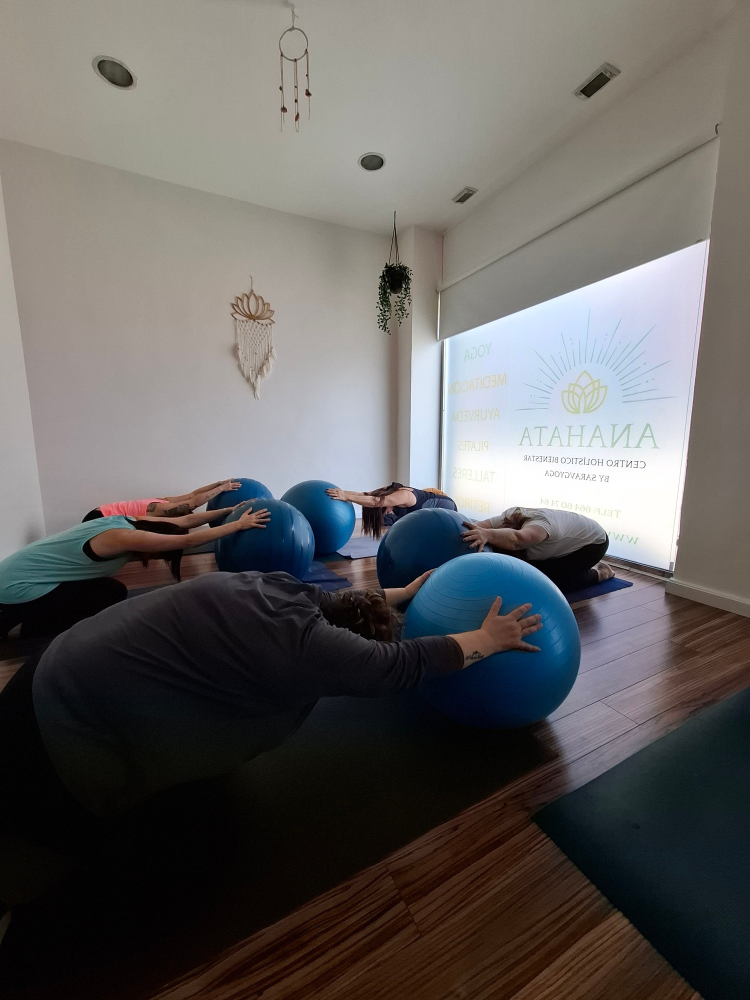
#> input picture anahata/assets/img/originales/pilates-fitball.jpg, 1500 x 2000 px (shown at 1/2 size)
$ python _fotos.py
#> lines starting #> are read from the running program, lines starting #| are printed output that depends on the picture
#> in generar, img is the input picture: PIL image 1500x2000 RGB; mean R, G, B 99.8, 97.5, 95.9
# -*- coding: utf-8 -*-
"""Recorta y optimiza las fotos originales a los huecos de la web.
   Uso: python3 _fotos.py   ·  Los originales viven en assets/img/originales/"""
from PIL import Image, ImageOps
import os

ORIG = "assets/img/originales"
OUT  = "assets/img"

# (origen, destino, ancho, alto, foco vertical, [foco horizontal])
# foco 0 = arriba/izquierda · 0.5 = centro · 1 = abajo/derecha
TRABAJOS = [
    # Cinco fotos originales → cinco imágenes. Ni una escena repetida.
    ("pilates-fitball.jpg", "portada.jpg",   1920, 1280, 0.46, 0.50, 1.00),  # portada
    ("sara-desierto.jpg",   "sara.jpg",       900, 1200, 0.42, 0.50, 1.00),  # Sara, en «Sobre mí»
    ("grupo-pequeno.jpg",   "comunidad.jpg", 1200,  900, 0.46, 0.50, 1.00),
    # --- comunidad: cuatro miradas al grupo, en 4:3 para que no se corten las caras ---
    ("grupo-grande.jpg",    "tribu.jpg",     1200,  900, 0.78, 0.50, 1.00),
    ("pilates-fitball.jpg", "practica.jpg",  1200,  900, 0.46, 0.66, 1.75),
    ("pilates-suelo.jpg",   "circulo.jpg",   1200,  900, 0.52, 0.30, 1.55),
    ("retiro-mesa.jpg",     "retiro.jpg",    1920,  900, 0.18, 0.50, 1.00),  # banda de llamada a la acción
]

def recortar(img, w, h, foco_v=0.5, foco_h=0.5, zoom=1.0):
    """Recorta al aspecto pedido respetando el foco, con acercamiento opcional."""
#> called with w = 1920, h = 1280, foco_v = 0.46, foco_h = 0.5, zoom = 1
    ow, oh = img.size
#> ow = 1500; oh = 2000
    objetivo = w / h
    # ventana de recorte del mayor tamaño posible, reducida por el zoom
    if ow / oh > objetivo:
        nh = oh / zoom
        nw = nh * objetivo
    else:
        nw = ow / zoom
#> nw = 1500
        nh = nw / objetivo
#> nh = 1000
    nw, nh = min(int(nw), ow), min(int(nh), oh)
    izq    = int((ow - nw) * foco_h)
#> izq = 0
    arriba = int((oh - nh) * foco_v)
#> arriba = 460
    caja = (izq, arriba, izq + nw, arriba + nh)
#> caja = (0, 460, 1500, 1460)
    return img.crop(caja).resize((w, h), Image.LANCZOS)
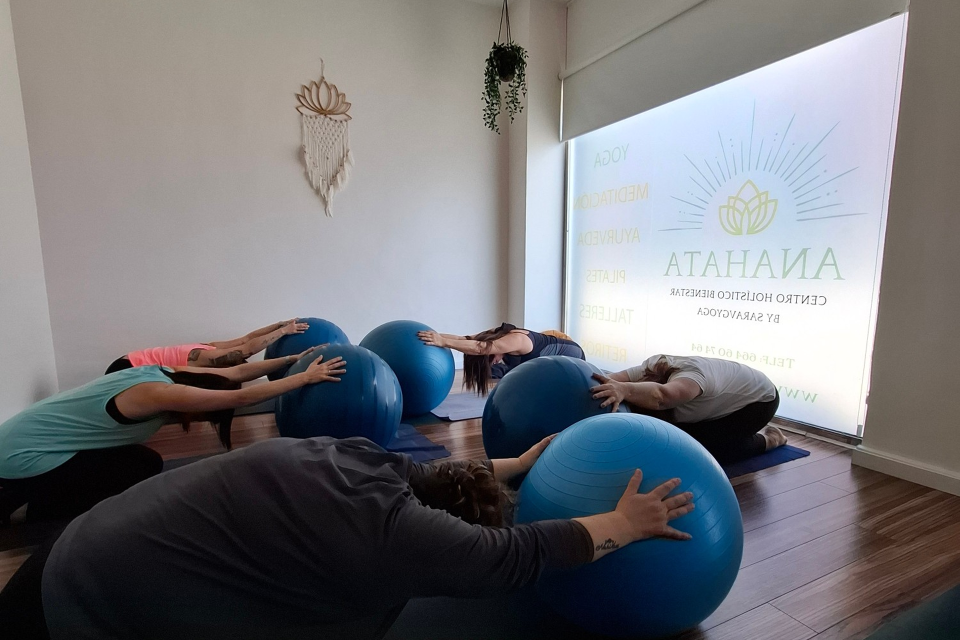
#> returned value: PIL image 1920x1280 RGB (shown at 1/2 size); mean R, G, B 118.2, 118.8, 122.6
#> pass 3 of the loop in generar, `for origen, destino, w, h, fv, fh, zoom in TRABAJOS:`:
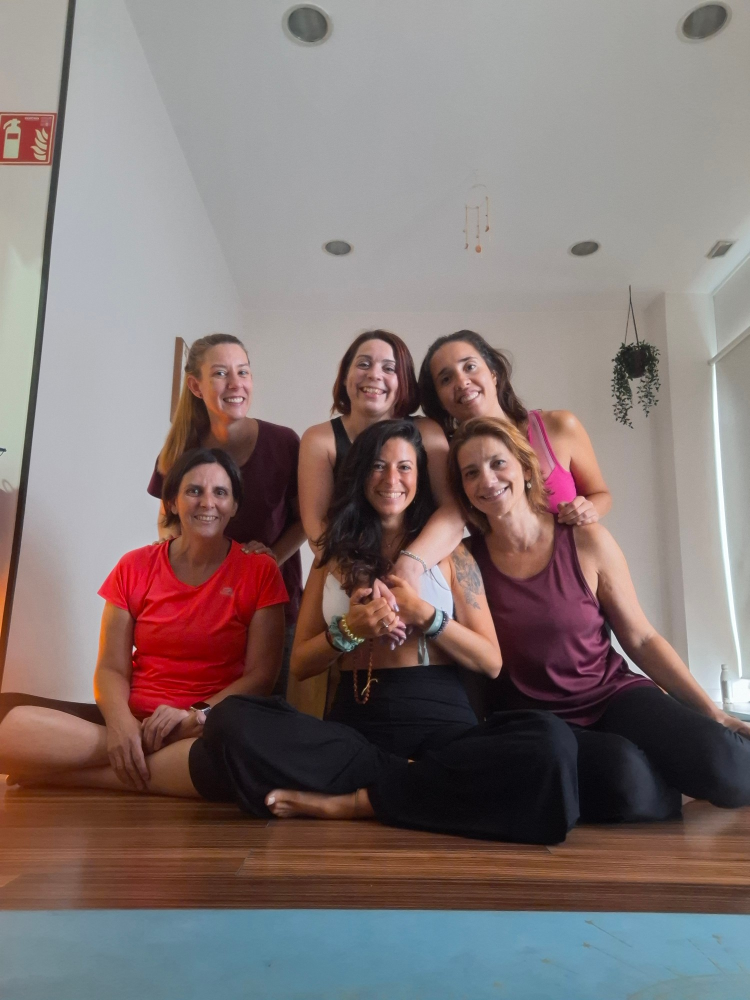
#> input picture anahata/assets/img/originales/grupo-pequeno.jpg, 1500 x 2000 px (shown at 1/2 size)
#> in generar, img is the input picture: PIL image 1500x2000 RGB; mean R, G, B 130.6, 116.9, 115.2
#> in recortar (call 3), `return img.crop(caja).resize((w, h), Image.LANCZOS)`:
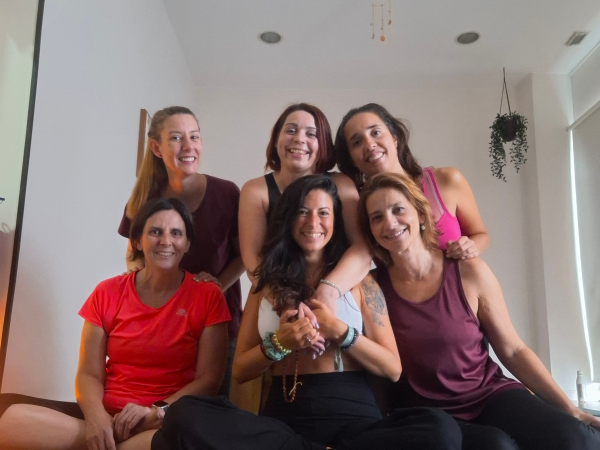
#> returned value: PIL image 1200x900 RGB (shown at 1/2 size); mean R, G, B 136.5, 113.6, 111.2
#> the loop made 7 passes; the first 3 are shown

def generar():
    total = 0
    for origen, destino, w, h, fv, fh, zoom in TRABAJOS:
        ruta = os.path.join(ORIG, origen)
        if not os.path.exists(ruta):
            print(f"  falta {origen}"); continue
        img = ImageOps.exif_transpose(Image.open(ruta)).convert("RGB")
        recortar(img, w, h, fv, fh, zoom).save(os.path.join(OUT, destino), "JPEG",
                                               quality=84, optimize=True, progressive=True)
        kb = os.path.getsize(os.path.join(OUT, destino)) // 1024
        print(f"  {destino:24} {w}x{h}  {kb} KB")
        total += kb
    print(f"total: {total} KB")

if __name__ == "__main__":
    generar()
